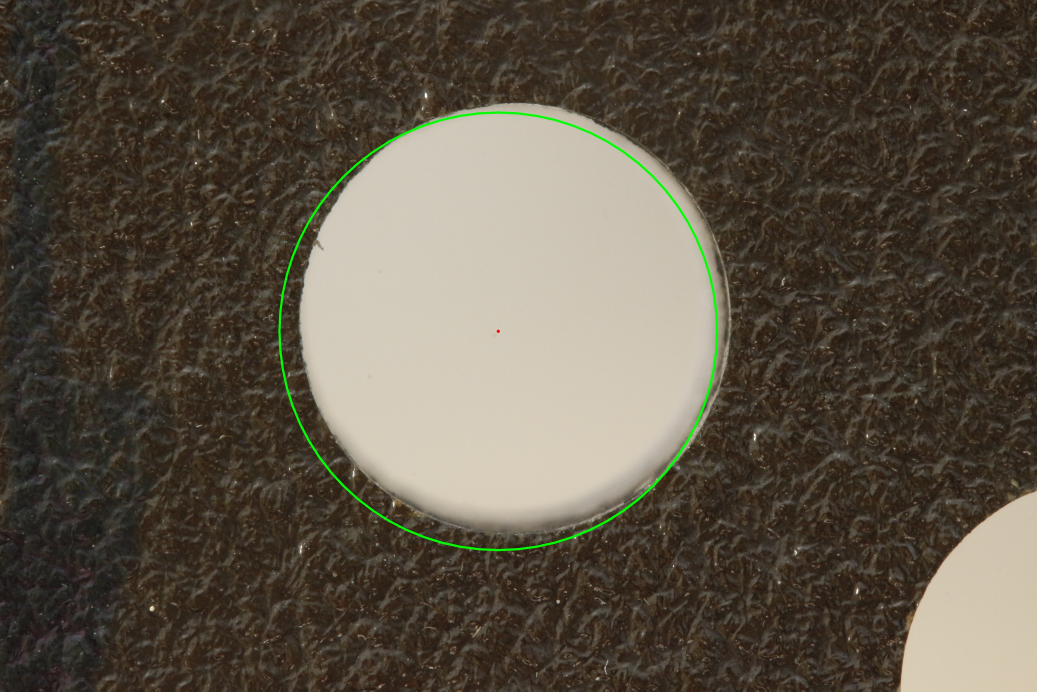
#> input picture Capturas_Procesadas/resultado_1_7238cm.jpg, 5184 x 3456 px (shown at 1/5 size)
$ python -i pruebas_salida_sincriogenia.py   (imports and definitions only)
#> lines starting #> are read from the running program, lines starting #| are printed output that depends on the picture; after the words box and inside, x2 and y2 are one past the last pixel; in counts of white or black regions, pixels touching at a corner belong together
# -*- coding: utf-8 -*-
"""
PRUEBAS UNITARIAS PARA SALIDA_SINCRIOGENIA
Versión específica para probar detección de imperfecciones en imágenes de Salida_sincriogenia
"""

import os
import cv2
import numpy as np
from pathlib import Path

# ---------------------------------------------------
# CONFIGURACIÓN GLOBAL
# ---------------------------------------------------

# Dimensiones de procesamiento
PROCESS_WIDTH = 1280
PROCESS_HEIGHT = 720

# Directorios
CURRENT_DIR = Path(__file__).parent
OUTPUT_DIR = CURRENT_DIR / "Capturas_Procesadas"

# ===== PARÁMETROS AJUSTABLES =====
# Parámetros optimizados para detección de imperfecciones
params = {
    'blur_kernel': 15,          # Más blur como en el código del profesor
    'draw_fraction': 0.95,
    'min_defect_area': 50,      # Reducido para detectar imperfecciones más pequeñas
    'max_defect_area': 500000,  # Área máxima (no se usa mucho aquí)
    'defect_threshold': 6,      # Umbral para el método de diferencia
    'min_perimeter': 20,        # Perímetro mínimo para detectar imperfecciones
    'aspect_ratio': 1.2,        # Reducido de 2.0 para detectar líneas menos alargadas
    'canny_low': 50,            # Umbral bajo para Canny
    'canny_high': 150           # Umbral alto para Canny
}

# Parámetros mejorados basados en el código del profesor
params_hough = {
    'dp': 1.2,                  # Como el profesor
    'param1': 100,              # Como el profesor
    'param2': 25,               # Bajado para más detecciones
    'minRadius_factor': 0.12,
    'maxRadius_factor': 0.50
}
# ================================

# ---------------------------------------------------
# FUNCIONES DE DETECCIÓN
# ---------------------------------------------------

def detect_circles_hybrid(img):
    """
    Detecta círculos usando método híbrido mejorado.
    """

    gray = cv2.cvtColor(img, cv2.COLOR_BGR2GRAY)

    # Blur más fuerte como en el código del profesor
    blur_size = params['blur_kernel']
    if blur_size % 2 == 0:
        blur_size += 1
    blurred = cv2.GaussianBlur(gray, (blur_size, blur_size), 0)

    result = img.copy()
    detected = []
    h, w = gray.shape[:2]
    center_x, center_y = w / 2, h / 2

    # --- MÉTODO 1: HoughCircles con Canny ---
    circles = cv2.HoughCircles(
        blurred,
        cv2.HOUGH_GRADIENT,
        dp=params_hough['dp'],
        minDist=params_hough['param1'],
        param1=params_hough['param1'],
        param2=params_hough['param2'],
        minRadius=int(min(w, h) * params_hough['minRadius_factor']),
        maxRadius=int(min(w, h) * params_hough['maxRadius_factor'])
    )

    if circles is not None and len(circles[0]) > 0:
        valid_circles = []
        for c in circles[0]:
            x, y, r = c[0], c[1], c[2]
            dist_to_center = np.sqrt((x - center_x)**2 + (y - center_y)**2)
            if dist_to_center < min(w, h) * 0.45:
                valid_circles.append((x, y, r, dist_to_center))

        if valid_circles:
            valid_circles.sort(key=lambda x: x[3])
            x, y, r, _ = valid_circles[0]
            x, y, r = int(x), int(y), int(r)
            detected.append((x, y, r))

            r_draw = max(int(r * params['draw_fraction']), 1)
            cv2.circle(result, (x, y), r_draw, (0, 255, 0), 24)
            cv2.circle(result, (x, y), 8, (0, 0, 255), -1)
            print(f"[CÍRCULO DETECTADO] centro=({x}, {y}), radio={r}")
            return result, detected

    # --- MÉTODO 2: HoughCircles tradicional ---
    circles = cv2.HoughCircles(
        blurred,
        cv2.HOUGH_GRADIENT,
        dp=2,
        minDist=max(w // 2, h // 2),
        param1=50,
        param2=20,
        minRadius=int(min(w, h) * 0.12),
        maxRadius=int(min(w, h) * 0.50)
    )

    if circles is not None and len(circles[0]) > 0:
        valid_circles = []
        for c in circles[0]:
            x, y, r = c[0], c[1], c[2]
            dist_to_center = np.sqrt((x - center_x)**2 + (y - center_y)**2)
            if dist_to_center < min(w, h) * 0.45:
                valid_circles.append((x, y, r, dist_to_center))

        if valid_circles:
            valid_circles.sort(key=lambda x: x[3])
            x, y, r, _ = valid_circles[0]
            x, y, r = int(x), int(y), int(r)
            detected.append((x, y, r))

            r_draw = max(int(r * params['draw_fraction']), 1)
            cv2.circle(result, (x, y), r_draw, (0, 255, 0), 24)
            cv2.circle(result, (x, y), 8, (0, 0, 255), -1)
            print(f"[CÍRCULO DETECTADO] centro=({x}, {y}), radio={r}")
            return result, detected

    # --- MÉTODO 3: HoughCircles más flexible ---
    circles = cv2.HoughCircles(
        blurred,
        cv2.HOUGH_GRADIENT,
        dp=1.5,
        minDist=max(w // 3, h // 3),
        param1=40,
        param2=18,
        minRadius=int(min(w, h) * 0.10),
        maxRadius=int(min(w, h) * 0.55)
    )

    if circles is not None and len(circles[0]) > 0:
        valid_circles = []
        for c in circles[0]:
            x, y, r = c[0], c[1], c[2]
            dist_to_center = np.sqrt((x - center_x)**2 + (y - center_y)**2)
            if dist_to_center < min(w, h) * 0.45:
                valid_circles.append((x, y, r, dist_to_center))

        if valid_circles:
            valid_circles.sort(key=lambda x: x[3])
            x, y, r, _ = valid_circles[0]
            x, y, r = int(x), int(y), int(r)
            detected.append((x, y, r))

            r_draw = max(int(r * params['draw_fraction']), 1)
            cv2.circle(result, (x, y), r_draw, (0, 255, 0), 24)
            cv2.circle(result, (x, y), 8, (0, 0, 255), -1)
            print(f"[CÍRCULO DETECTADO] centro=({x}, {y}), radio={r}")
            return result, detected

    # --- MÉTODO 4: Threshold + Contours ---
    _, thresh = cv2.threshold(
        blurred, 0, 255,
        cv2.THRESH_BINARY + cv2.THRESH_OTSU
    )

    contours, _ = cv2.findContours(
        thresh,
        cv2.RETR_EXTERNAL,
        cv2.CHAIN_APPROX_SIMPLE
    )

    if contours:
        valid_contours = []
        for c in contours:
            area = cv2.contourArea(c)
            if area > 10000:
                (x, y), r = cv2.minEnclosingCircle(c)
                dist_to_center = np.sqrt((x - center_x)**2 + (y - center_y)**2)
                if r > 0 and r < min(w, h) * 0.6 and dist_to_center < min(w, h) * 0.45:
                    valid_contours.append((x, y, r, dist_to_center))

        if valid_contours:
            valid_contours.sort(key=lambda x: x[3])
            x, y, r, _ = valid_contours[0]
            x, y, r = int(x), int(y), int(r)
            detected.append((x, y, r))

            r_draw = max(int(r * params['draw_fraction']), 1)
            cv2.circle(result, (x, y), r_draw, (0, 255, 0), 24)
            print(f"[CÍRCULO DETECTADO] centro=({x}, {y}), radio={r}")
            return result, detected

    print(f"[SIN DETECCIÓN] No se pudo detectar el círculo")
    return result, detected


def detect_imperfections(img, x, y, r):
    """
    Detecta imperfecciones dentro del círculo.
    Estrategia: conectar píxeles rojos cercanos en componentes grandes
    y reportar solo las lascas/grietas significativas.
    """

    # Crear máscara circular
    mask = np.zeros(img.shape[:2], dtype=np.uint8)
    mask_radius = int(r * 0.95)
    cv2.circle(mask, (x, y), mask_radius, 255, -1)

    # Extraer región dentro del círculo
    masked_img = cv2.bitwise_and(img, img, mask=mask)

    # Detectar píxeles rojos
    b, g, r_channel = cv2.split(masked_img)
    red_mask = (r_channel > 120) & (g < 120) & (b < 120)

    print(f"   DEBUG: Píxeles rojos detectados inicialmente: {red_mask.sum()}")

    if red_mask.sum() < 50:
        print(f"   DEBUG: Insuficientes píxeles rojos")
        return []

    # Crear imagen binaria de píxeles rojos
    red_binary = np.zeros_like(b)
    red_binary[red_mask] = 255

    # MORFOLIGIA AGRESIVA: Dilatación grande para conectar píxeles cercanos
    # en grupos significativos (lascas)
    kernel_dilate = cv2.getStructuringElement(cv2.MORPH_ELLIPSE, (15, 15))
    red_binary = cv2.dilate(red_binary, kernel_dilate, iterations=2)

    # Erosión para recuperar tamaño aproximado pero mantener conexiones
    kernel_erode = cv2.getStructuringElement(cv2.MORPH_ELLIPSE, (10, 10))
    red_binary = cv2.erode(red_binary, kernel_erode, iterations=1)

    cv2.imshow('DEBUG_red_mask', red_binary)
    cv2.waitKey(1)

    # Encontrar contornos de las componentes conectadas grandes
    contours, _ = cv2.findContours(
        red_binary,
        cv2.RETR_EXTERNAL,
        cv2.CHAIN_APPROX_SIMPLE
    )

    print(f"   DEBUG: {len(contours)} contornos tras morfología")
    defects = []

    for c in contours:
        area = cv2.contourArea(c)
        perimeter = cv2.arcLength(c, True)
        x0, y0, w0, h0 = cv2.boundingRect(c)

        print(f"      Contorno: area={area:.1f}, perim={perimeter:.1f}, w={w0}, h={h0}")

        # Filtros para detectar imperfecciones (lascas):
        # - Área mínima mayor para evitar puntos pequeños (>500)
        # - Área máxima para evitar el círculo completo (<50,000)
        if 500 < area < 50000:
            defects.append(c)
            print("         -> ACEPTADO (lasca grande)")
        else:
            print("         -> ignorado (área fuera de rango)")

    print(f"   DEBUG: Imperfecciones finales: {len(defects)}")
    return defects
# ---------------------------------------------------

def _resize_for_detection(img):
    """Devuelve (imagen_redimensionada, factor_escala) para detect."""
    h, w = img.shape[:2]
    if w <= PROCESS_WIDTH and h <= PROCESS_HEIGHT:
        return img, 1.0
    scale_w = PROCESS_WIDTH / w
    scale_h = PROCESS_HEIGHT / h
    scale = min(scale_w, scale_h)
    new_w = int(round(w * scale))
    new_h = int(round(h * scale))
    resized = cv2.resize(img, (new_w, new_h), interpolation=cv2.INTER_AREA)
    return resized, scale


def detect_circles_fast(orig):
    """Intenta detectar el círculo en una versión reducida para ganar velocidad."""
    small, scale = _resize_for_detection(orig)
    result_small, circles_small = detect_circles_hybrid(small)
    if circles_small:
        inv = 1.0 / scale
        x, y, r = circles_small[0]
        x = int(round(x * inv))
        y = int(round(y * inv))
        r = int(round(r * inv))
        r_draw = max(int(r * params['draw_fraction']), 1)
        result = orig.copy()
        cv2.circle(result, (x, y), r_draw, (0, 255, 0), 24)
        cv2.circle(result, (x, y), 8, (0, 0, 255), -1)
        return result, [(x, y, r)]
    return detect_circles_hybrid(orig)


def save_images(cam_img, base_name, extra=""):
    """
    Guarda una imagen procesada en la carpeta de salida.
    """
    os.makedirs(OUTPUT_DIR, exist_ok=True)

    if extra:
        basename = f"{base_name}_{extra}.jpg"
    else:
        basename = f"{base_name}.jpg"

    cam_path = os.path.join(OUTPUT_DIR, basename)
    cv2.imwrite(cam_path, cam_img)
    print(f"   guardado: {cam_path}", flush=True)


def imshow(title, img):
    """Muestra una imagen en una ventana."""
    cv2.imshow(title, img)
    cv2.waitKey(1)


# ---------------------------------------------------
# PROCESAMIENTO DE IMÁGENES
# ---------------------------------------------------

def process_image(path, prefix=""):
    """
    Procesa una imagen individual: detecta círculos, imperfecciones
    y guarda el resultado con anotaciones.
    """
#> called with prefix = ''
    try:
        orig = cv2.imread(path)
#> orig is the input picture: shape (3456, 5184, 3); mean B, G, R 69.7, 83.2, 91.6
        if orig is None:
            print(f"❌ Error: no se pudo cargar {path}", flush=True)
            return

        result, circles = detect_circles_fast(orig)
#> in _resize_for_detection, `resized = cv2.resize(img, (new_w, new_h), interpolation=cv2.INTER_AREA)`:
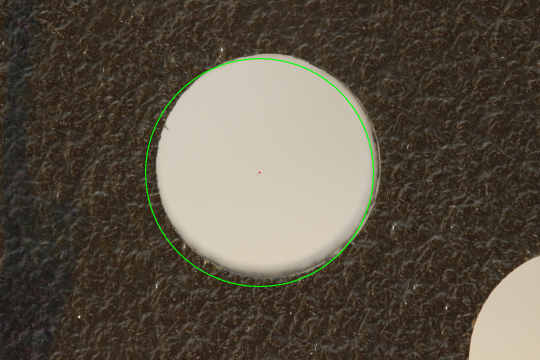
#> resized: shape (720, 1080, 3) (shown at 1/2 size); mean B, G, R 69.7, 83.2, 91.6
#> in detect_circles_fast, `small, scale = _resize_for_detection(orig)`: scale = 0.208
#> in detect_circles_hybrid, `gray = cv2.cvtColor(img, cv2.COLOR_BGR2GRAY)`:
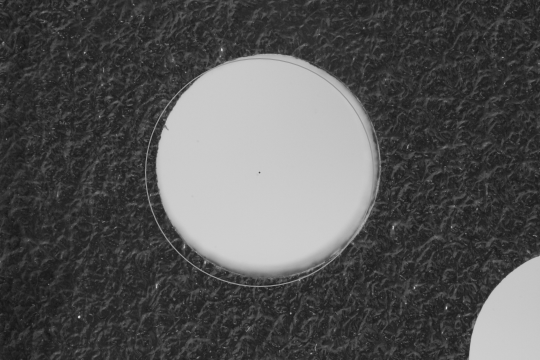
#> gray: shape (720, 1080) (shown at 1/2 size); min 17, max 254, mean 84.2
#> in detect_circles_hybrid, `circles = cv2.HoughCircles( blurred, cv2.HOUGH_GRADIENT, dp=params_hou..`: circles = [[537, 333, 224.6], [453, 275.4, 324.8], [587.4, 420.6, 127.8]]
#> the loop in detect_circles_hybrid, `for c in circles[0]:` made 3 passes
#> (x, y, r, dist_to_center) on passes 1 to 3: (537, 333, 224.6, 27.17), (453, 275.4, 324.8, 121.4), (587.4, 420.6, 127.8, 76.94)
#> after the loop in detect_circles_hybrid, `for c in circles[0]:`: valid_circles = [(537, 333, 224.6, 27.17), (453, 275.4, 324.8, 121.4), (587.4, 420.6, 127.8, 76.94)]
#> in detect_circles_hybrid, `x, y, r, _ = valid_circles[0]`: x = 537; y = 333; r = 224.6
#> in detect_circles_hybrid, `x, y, r = int(x), int(y), int(r)`: r = 224
#> in detect_circles_hybrid, `r_draw = max(int(r * params['draw_fraction']), 1)`: r_draw = 212
#> in detect_circles_hybrid, `cv2.circle(result, (x, y), r_draw, (0, 255, 0), 24)`:
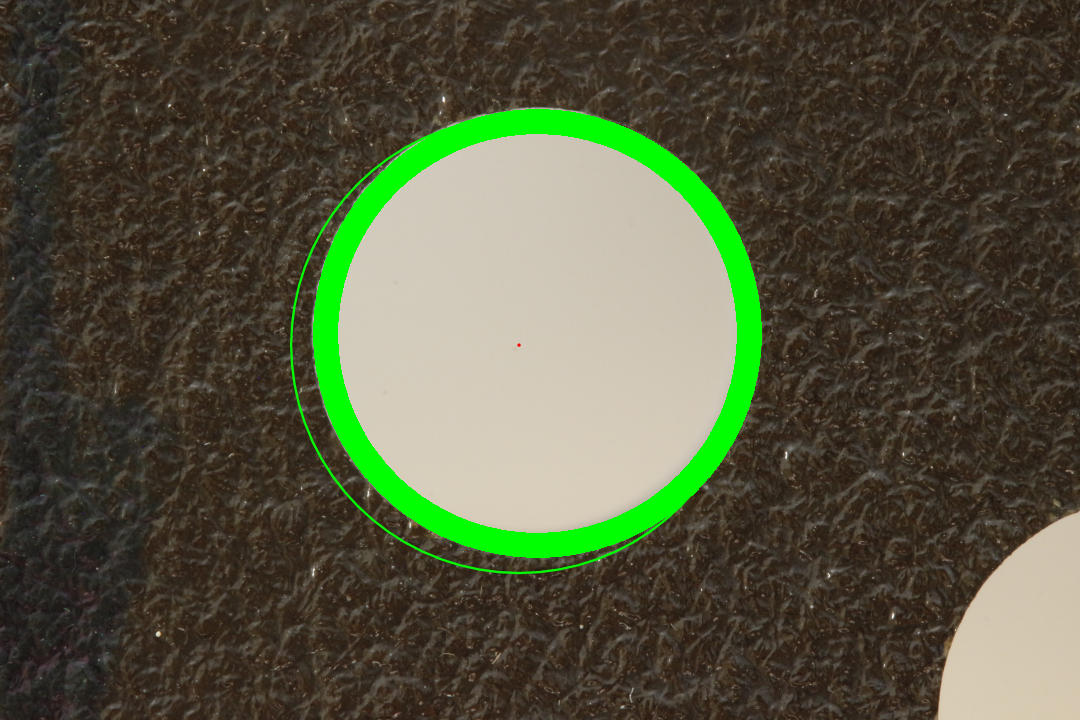
#> result: shape (720, 1080, 3); 4.27% of pixels changed, all inside (x1, y1, x2, y2) = (313, 109, 762, 558)
#| [CÍRCULO DETECTADO] centro=(537, 333), radio=224
#> in detect_circles_fast, `result_small, circles_small = detect_circles_hybrid(small)`: circles_small = [(537, 333, 224)]
#> in detect_circles_fast, `inv = 1.0 / scale`: inv = 4.8
#> in detect_circles_fast, `x, y, r = circles_small[0]`: x = 537; y = 333; r = 224
#> in detect_circles_fast, `x = int(round(x * inv))`: x = 2578
#> in detect_circles_fast, `y = int(round(y * inv))`: y = 1598
#> in detect_circles_fast, `r = int(round(r * inv))`: r = 1075
#> in detect_circles_fast, `r_draw = max(int(r * params['draw_fraction']), 1)`: r_draw = 1021
#> circles = [(2578, 1598, 1075)]

        print(f"\nProcesando {Path(path).name} ({prefix or 'Salida_sincriogenia'})", flush=True)

        if circles:
            print(f"   DEBUG: Detectado r={circles[0][2]}", flush=True)
#|    DEBUG: Detectado r=1075
            x, y, r = circles[0]
#> x = 2578; y = 1598; r = 1075
            print(f"   Detectando imperfecciones en círculo centro=({x},{y}), radio={r}...", flush=True)
#> (printed output is left out)

            defects = detect_imperfections(result, x, y, r)
#> in detect_imperfections, `mask_radius = int(r * 0.95)`: mask_radius = 1021
#> in detect_imperfections, `cv2.circle(mask, (x, y), mask_radius, 255, -1)`:
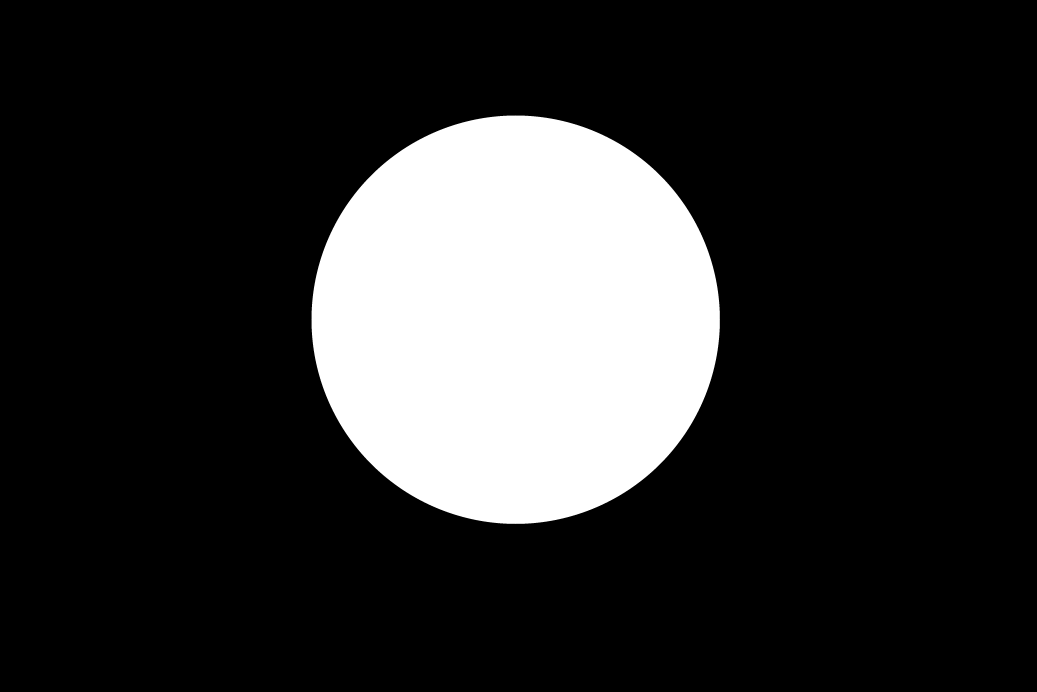
#> mask: shape (3456, 5184) (shown at 1/5 size); 18.3% white; 1 white region, box (x1, y1, x2, y2) and area: (1557, 577, 3600, 2620) 3274833
#> in detect_imperfections, `masked_img = cv2.bitwise_and(img, img, mask=mask)`:
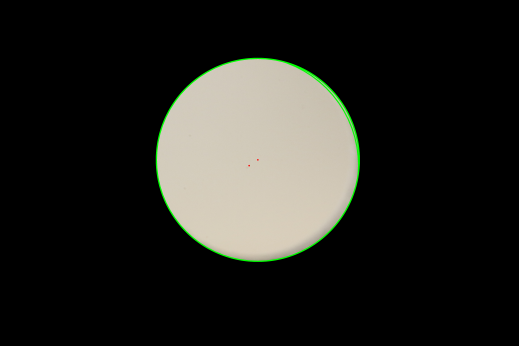
#> masked_img: shape (3456, 5184, 3) (shown at 1/10 size); mean B, G, R 32.6, 36.9, 36.9
#> in detect_imperfections, `red_mask = (r_channel > 120) & (g < 120) & (b < 120)`:
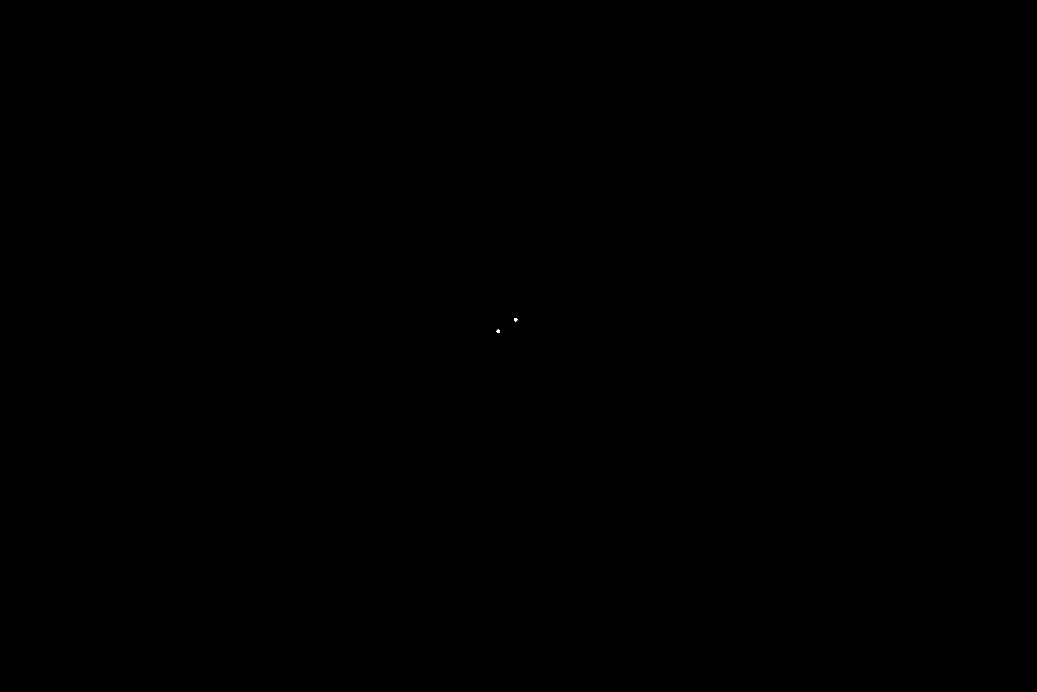
#> red_mask: shape (3456, 5184) bool (shown at 1/5 size); 0% white; 2 white regions, box (x1, y1, x2, y2) and area: (2570, 1590, 2587, 1607) 197, (2483, 1648, 2500, 1665) 197
#|    DEBUG: Píxeles rojos detectados inicialmente: 394
#> defects = 2 contours; box (x1, y1, x2, y2) and area: (2474, 1639, 2510, 1674) 881, (2561, 1581, 2597, 1616) 881
            print(f"   DEBUG: Función detect_imperfections retornó {len(defects)} defectos", flush=True)
#|    DEBUG: Función detect_imperfections retornó 2 defectos

            if defects:
                print(f"   Imperfecciones detectadas: {len(defects)}", flush=True)
#|    Imperfecciones detectadas: 2
                # Dibujar los defectos en rojo
                for defect in defects:
                    cv2.drawContours(result, [defect], -1, (0, 0, 255), 15)
#> this loop made 2 passes
                print(f"   Imperfecciones dibujadas en rojo", flush=True)
            else:
                print(f"   AVISO: No se detectaron imperfecciones en esta imagen", flush=True)

        orig = result

        base = Path(path).stem
        if prefix:
            base = f"{prefix}_{base}"

        extra = ""
        if circles:
            perim = 2 * np.pi * r
#> perim = 6754.4
            perim_cm = int(round(perim))
#> perim_cm = 6754
            extra = f"{perim_cm}cm"
#> extra = '6754cm'

        imshow('Resultado Prueba', orig)
        save_images(orig, base, extra)
        print(f"   Completado", flush=True)
    except Exception as e:
        print(f"❌ Error procesando {path}: {e}", flush=True)


# ---------------------------------------------------
# FUNCIÓN PRINCIPAL
# ---------------------------------------------------
# [36 lines left out: function main, not called in this run]


# [2 lines not run here, left out]

>>> result = process_image('Capturas_Procesadas/resultado_1_7238cm.jpg')
